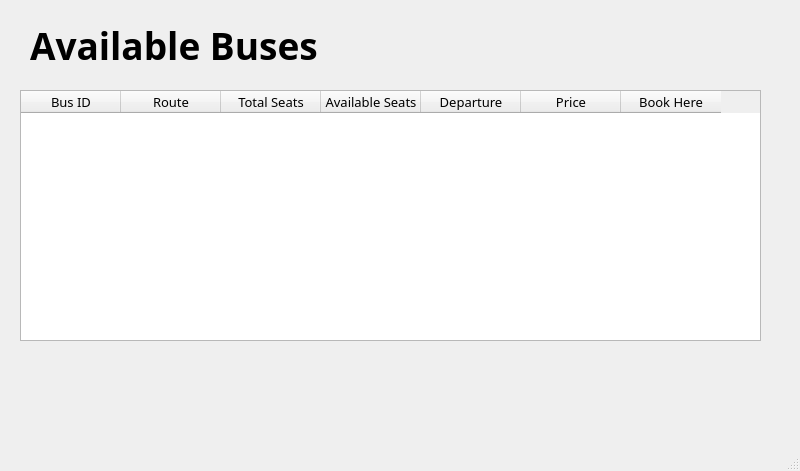
<?xml version="1.0" encoding="UTF-8"?>
<ui version="4.0">
 <class>MainWindow</class>
 <widget class="QMainWindow" name="MainWindow">
  <property name="geometry">
   <rect>
    <x>0</x>
    <y>0</y>
    <width>800</width>
    <height>471</height>
   </rect>
  </property>
  <property name="font">
   <font>
    <family>Segoe UI Variable Small Light</family>
    <pointsize>28</pointsize>
   </font>
  </property>
  <property name="windowTitle">
   <string>MainWindow</string>
  </property>
  <widget class="QWidget" name="centralwidget">
   <widget class="QLabel" name="label">
    <property name="geometry">
     <rect>
      <x>30</x>
      <y>0</y>
      <width>391</width>
      <height>91</height>
     </rect>
    </property>
    <property name="font">
     <font>
      <family>Yu Gothic UI Semibold</family>
      <pointsize>28</pointsize>
      <bold>true</bold>
     </font>
    </property>
    <property name="text">
     <string>Available Buses</string>
    </property>
   </widget>
   <widget class="QTableWidget" name="tableWidget">
    <property name="geometry">
     <rect>
      <x>20</x>
      <y>90</y>
      <width>741</width>
      <height>251</height>
     </rect>
    </property>
    <property name="font">
     <font>
      <family>Segoe UI Variable Small Light</family>
      <pointsize>10</pointsize>
     </font>
    </property>
    <column>
     <property name="text">
      <string>Bus ID</string>
     </property>
    </column>
    <column>
     <property name="text">
      <string>Route</string>
     </property>
    </column>
    <column>
     <property name="text">
      <string>Total Seats</string>
     </property>
    </column>
    <column>
     <property name="text">
      <string>Available Seats</string>
     </property>
    </column>
    <column>
     <property name="text">
      <string>Departure</string>
     </property>
    </column>
    <column>
     <property name="text">
      <string>Price</string>
     </property>
    </column>
    <column>
     <property name="text">
      <string>Book Here</string>
     </property>
    </column>
   </widget>
  </widget>
  <widget class="QStatusBar" name="statusbar"/>
 </widget>
 <resources/>
 <connections/>
</ui>
